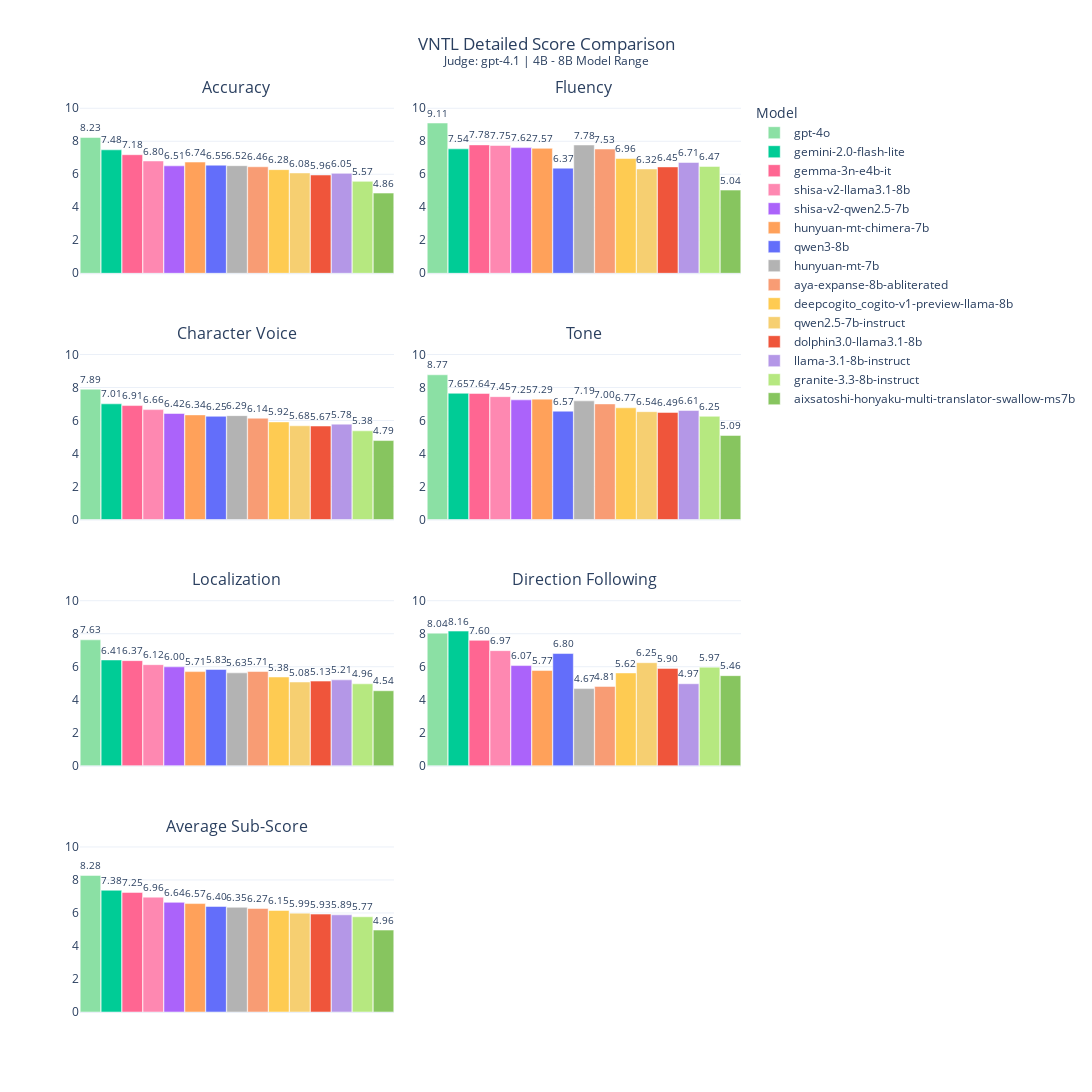
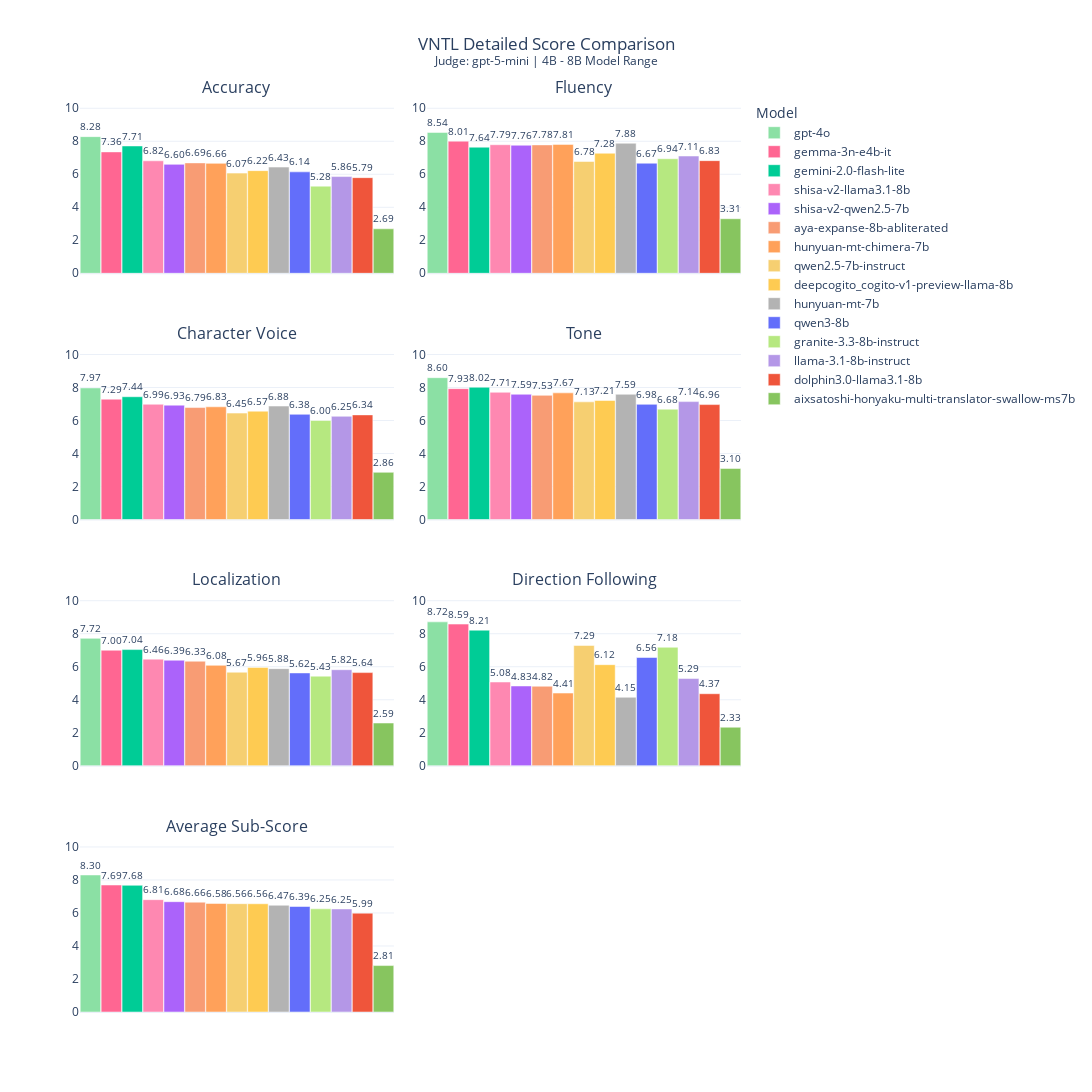

Notebook code for these charts, in order:
### Code cell
# --- VNTL Sub-score Grid Visualization (Looping by Judge) ---

import plotly.graph_objects as go
import plotly.express as px
from plotly.subplots import make_subplots

# Define the VNTL score columns we want to create plots for
vntl_score_columns = [
    "score_accuracy", 
    "score_fluency", 
    "score_character_voice", 
    "score_tone", 
    "score_localization",
    "score_direction_following"
]

# Use the mapped name to correctly filter for VNTL data
VNTL_MAPPED_NAME = eval_dataset_map.get('VNTL-Translation')
if VNTL_MAPPED_NAME:
    df_vntl = all_result_df[all_result_df['eval_dataset'] == VNTL_MAPPED_NAME].copy()
else:
    df_vntl = pd.DataFrame()

# Check if the VNTL data exists and has the required columns
if not df_vntl.empty and all(col in df_vntl.columns for col in vntl_score_columns):
    
    # Loop through each judge model that has VNTL data
    for judge_model in df_vntl['judge_model'].unique():
        df_vntl_judge = df_vntl[df_vntl['judge_model'] == judge_model]

        # Calculate the mean of each sub-score for each model for the current judge
        vntl_summary = df_vntl_judge.groupby('model_name')[vntl_score_columns].mean()
        
        # Calculate an overall average score for sorting
        vntl_summary['Average'] = vntl_summary.mean(axis=1)
        
        # Create a VNTL-specific model order for the current judge
        vntl_model_order = vntl_summary.sort_values(by='Average', ascending=False).index.tolist()
        vntl_summary = vntl_summary.reindex(vntl_model_order)
        
        # --- Create the 4x2 Grid Plot ---
        n_rows, n_cols = 4, 2
        
        # Create titles for all 6 sub-scores, plus the final average
        subplot_titles = [col.replace('score_', '').replace('_', ' ').title() for col in vntl_score_columns]
        subplot_titles.append("Average Sub-Score")

        fig_vntl_grid = make_subplots(
            rows=n_rows, 
            cols=n_cols, 
            subplot_titles=subplot_titles,
            vertical_spacing=0.08,
            horizontal_spacing=0.05
        )
        
        # Loop through all 6 score types plus the 'Average'
        plot_order = vntl_score_columns + ['Average']
        for i, score_type in enumerate(plot_order):
            row = i // n_cols + 1
            col = i % n_cols + 1
            
            # Add a bar for each model in the current subplot
            for model_name in vntl_model_order:
                score = vntl_summary.loc[model_name, score_type]
                fig_vntl_grid.add_trace(go.Bar(
                    x=[model_name],
                    y=[score],
                    name=model_name,
                    marker_color=color_map.get(model_name), # Uses the global color_map
                    text=[f"{score:.2f}"],
                    textposition='outside',
                    showlegend=(i == 0)
                ), row=row, col=col)
            
            fig_vntl_grid.update_yaxes(range=[0, 10.5], row=row, col=col)
            fig_vntl_grid.update_xaxes(showticklabels=False, row=row, col=col)

        fig_vntl_grid.update_layout(
            height=1400, 
            width=1200, 
            barmode='group',
            # Dynamically set the title to include the current judge model
            title_text=f"VNTL Detailed Score Comparison<br><sup>Judge: {judge_model.replace('judge_', '')} | {MODEL_RANGE_GROUP}</sup>",
            title_x=0.5, 
            template='plotly_white',
            legend_title_text='Model',
            bargap=0.01, 
            bargroupgap=0.01
        )

        fig_vntl_grid.show()
        # fig_vntl_grid.write_image(f"{GRAPHS_DIR}/vntl_grid_{judge_model.replace('judge_', '')}.png")
else:
    print("No VNTL multi-score data found to generate the plot.")
